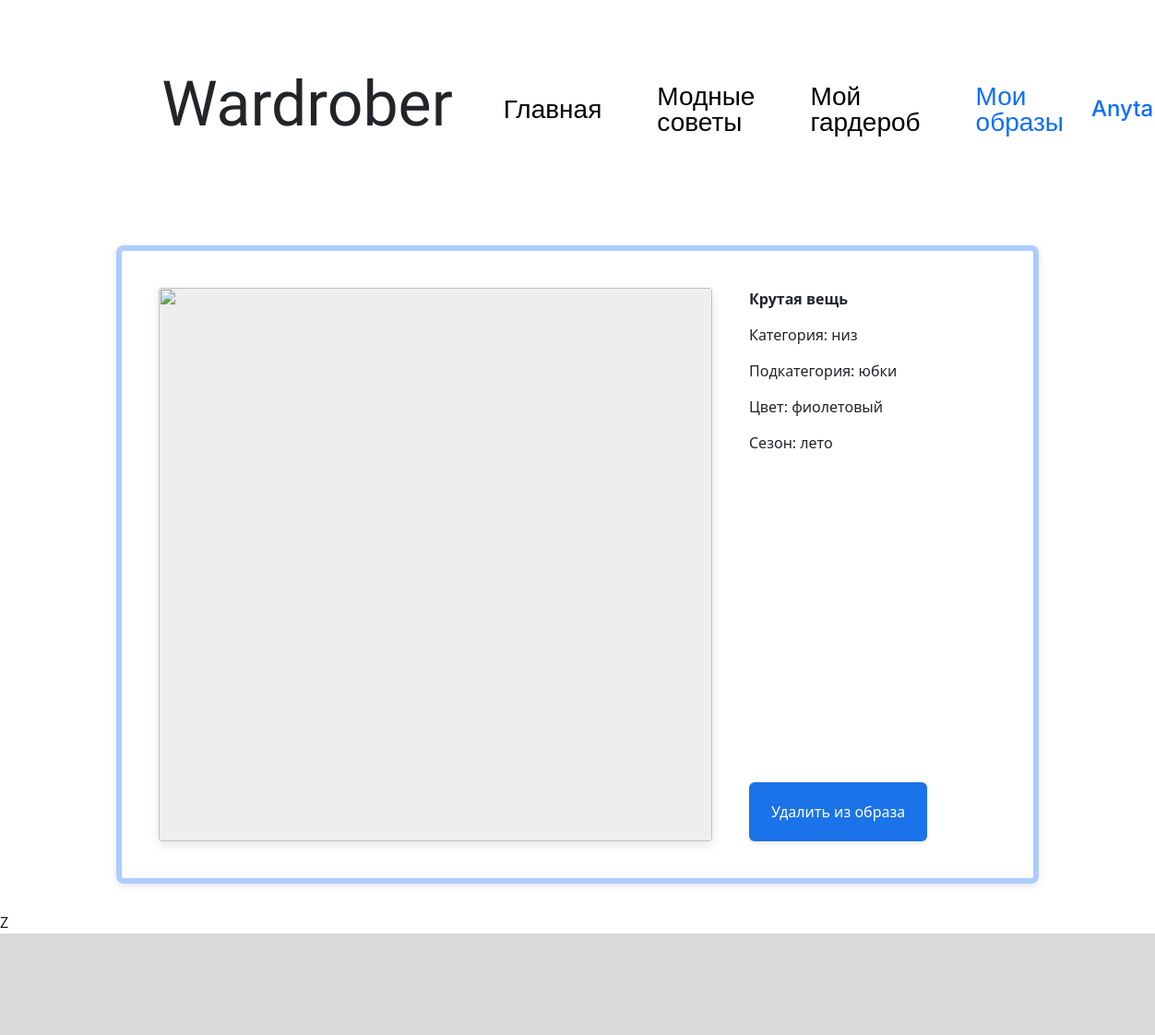
/look/card_of_thing/11 (signed in), run on the app's committed database.
### data/users.py (models this page shows, shortened)
class User(SqlAlchemyBase, UserMixin, SerializerMixin):
    __tablename__ = 'users'
    id = sqlalchemy.Column(sqlalchemy.Integer,
                           primary_key=True, autoincrement=True)
    name = sqlalchemy.Column(sqlalchemy.String, nullable=True)
    login = sqlalchemy.Column(sqlalchemy.String, nullable=True)
    hashed_password = sqlalchemy.Column(sqlalchemy.String, nullable=True)
    modified_date = sqlalchemy.Column(sqlalchemy.DateTime,
                                      default=datetime.datetime.now)

### data/wardrobe_items.py (models this page shows)
class WardrobeItem(SqlAlchemyBase, SerializerMixin):
    __tablename__ = 'wardrobeitems'
    id = sqlalchemy.Column(sqlalchemy.Integer,
                           primary_key=True, autoincrement=True)
    user_id = sqlalchemy.Column(sqlalchemy.Integer,sqlalchemy.ForeignKey("users.id"))
    img_url = sqlalchemy.Column(sqlalchemy.String, nullable=True)
    name = sqlalchemy.Column(sqlalchemy.String, nullable=True)
    category_id = sqlalchemy.Column(sqlalchemy.Integer)
    subcategory_id = sqlalchemy.Column(sqlalchemy.Integer)
    season = sqlalchemy.Column(sqlalchemy.String)
    color_id = sqlalchemy.Column(sqlalchemy.Integer)
    user = orm.relationship('User')

### tables this page shows
CREATE TABLE categories (id INTEGER PRIMARY KEY NOT NULL, name VARCHAR NOT NULL);

CREATE TABLE subcategories (id INTEGER PRIMARY KEY NOT NULL, name VARCHAR NOT NULL, parent_id NOT NULL REFERENCES categories (id));

CREATE TABLE colors (id INTEGER PRIMARY KEY NOT NULL, name VARCHAR NOT NULL);

### server.py (the view)
@app.route('/look/card_of_thing/<int:item_id>')
def look_item(item_id):
    look_id = request.args.get('look_id')
    db_sess = db_session.create_session()
    query = text(
        f"SELECT name, color_id, category_id, subcategory_id, season, img_url FROM wardrobeitems WHERE id = {item_id}")
    items = db_sess.execute(query).fetchone()
    itt = [items[0]]
    query = text(f"SELECT name FROM colors WHERE id = {items[1]}")
    itt.append(db_sess.execute(query).fetchone()[0].lower())
    query = text(f"SELECT name FROM categories WHERE id = {items[2]}")
    itt.append(db_sess.execute(query).fetchone()[0])
    if items[3] != -1:
        query = text(f"SELECT name FROM subcategories WHERE id = {items[3]}")
        itt.append(db_sess.execute(query).fetchone()[0])
    else:
        itt.append(-1)
    itt.append(items[-2].lower())
    itt.append(items[-1].lower())
    return render_template('card_of_thing_look.html', item=itt, path=request.path, item_id=item_id, look_id=look_id)

### data/db_session.py (called while the page is built)
def create_session() -> Session:
    global __factory
    return __factory()

### server.py (called while the page is built)
@login_manager.user_loader
def load_user(user_id):
    db_sess = db_session.create_session()
    user_id = db_sess.query(User).get(user_id)
    db_sess.close()
    return user_id

### templates/card_of_thing_look.html
{% extends "base.html" %}
{% block content %}
{% if current_user.is_authenticated %}
<div class="container_crd_add">
    <img class="item-image_crd_add" src="/static/users_images/{{item[-1]}}"/>
    <div class="content-right_crd_add">
        <div class="item-details_crd_add">
            <p><strong>{{item[0]}}</strong></p>
            {% if item[2] != -1 %}
            <p>Категория: {{item[2]}}</p>
            {% endif %}
            {% if item[3] != -1 %}
            <p>Подкатегория: {{item[3]}}</p>
            {% endif %}
            <p>Цвет: {{item[1]}}</p>
            {% if item[4] != 'a' %}
            <p>Сезон: {{item[4]}}</p>
            {% endif %}
        </div>
        <div class="buttons_crd_add">
            <a href="/del_item_from_look?item_id={{item_id}}&look_id={{look_id}}" class="btn_crd_add btn-add_crd_add">Удалить из образа</a>
        </div>
    </div>
</div>
{% endif %}Z
{% endblock %}

### templates/base.html (shortened to what this page needs)
<!doctype html>
<html lang="en">
<head>
    <link href="https://cdn.jsdelivr.net/npm/bootstrap@5.3.3/dist/css/bootstrap.min.css"
          rel="stylesheet"
>
    <link rel="stylesheet" type="text/css" href="/static/css/style.css"/>
</head>
<body>
<header>
    <nav>
        <h1 class="main-name">Wardrober</h1>
        {% if path == '/' %}
        <a href="/" class="nav-item" style="color:#0D6EFD;">Главная</a>
        {% else %}
        <a href="/" class="nav-item" style="color:#000000;">Главная</a>
        {% endif %}
        {% if 'advice' in path %}
        <a href="/advices" class="nav-item" style="color:#0D6EFD;">Модные советы</a>
        {% else %}
        <a href="/advices" class="nav-item" style="color:#000000;">Модные советы</a>
        {% endif %}
        {% if 'wardrobe' in path %}
        <a href="/wardrobe" class="nav-item" style="color:#0D6EFD;">Мой гардероб</a>
        {% else %}
        <a href="/wardrobe" class="nav-item" style="color:#000000;">Мой гардероб</a>
        {% endif %}
        {% if 'look' in path %}
        <a href="/look" class="nav-item" style="color:#0D6EFD;">Мои образы</a>
        {% else %}
        <a href="/look" class="nav-item" style="color:#000000;">Мои образы</a>
        {% endif %}
        {% if current_user.is_authenticated %}
        <a id="user-name" href="/logout">{{ current_user.name }}</a>
        {% else %}
        <a href="/login" class="btn btn-primary mybtn">Вход</a>
        {% endif %}
    </nav>
</header>
<main role="main" class="container">
    {% block content %}{% endblock %}
</main>
<div id="bottom"></div>
</body>
</html>

### static/css/style.css (style rules this page uses)
body { display: flex; flex-direction: column; min-height: 100vh; }
.container { margin: 0px 0px 0px 0px; padding: 0px 0px 0px 0px; max-width: 100vw; flex: 1; }
#bottom { background-color: #D9D9D9; margin: 40px, 0, 0, 0; height: 110px; width: 100vw; }
nav { display: flex; justify-content: space-between; align-items: center; margin: 60px 14vw 60px 14vw; }
.main-name { font-family: "Italianno", cursive; font-weight: 400; font-size: 68px; font-style: normal; margin-right: 2vw; }
.nav-item, .mybtn { font-family: "Inter", sans-serif; font-size: 28px; font-weight: 300; font-style: normal; text-decoration: none; margin: 30px; line-height: 100%; }
#user-name { font-family: "Inter", sans-serif; font-size: 24px; font-weight: 500; font-style: normal; text-decoration: none; }
.container_crd_add { max-width: 1000px; padding: 40px; gap: 40px; margin: 30px auto; background-color: #fff; border-radius: 8px; box-shadow: 0 2px 10px rgba(0,0,0,0.1); display: flex; border: 6px solid #ACCDFE }
.item-image_crd_add { width: 600px; height: 600px; object-fit: contain; border-radius: 9px; box-shadow: 0 4px 12px rgba(0,0,0,0.1); transition: transform 0.3s ease; background-color: #eee; display: flex; align-items: center; justify-content: center; border-radius: 4px; color: #999; font-size: 18px; flex-shrink: 0; }
.content-right_crd_add { flex: 1; display: flex; flex-direction: column; }
.item-details_crd_add { margin-bottom: 30px; }
.item-details_crd_add p { margin-bottom: 15px; font-size: 16px; text-align: left; }
.buttons_crd_add { display: flex; gap: 15px; margin-top: auto; }
.btn_crd_add { padding: 10px 20px; border: none; border-radius: 4px; font-size: 16px; cursor: pointer; transition: background-color 0.3s; }
.btn-add_crd_add { display: inline-block; padding: 20px 24px; background-color: #1A73E8; color: white; text-align: center; text-decoration: none; border: none; border-radius: 6px; font-size: 16px; font-weight: 500; cursor: pointer; transition: all 0.3s ease; box-shadow: 0 2px 5px rgba(0,0,0,0.1); }

### data on the page
User: name "Anyta"
WardrobeItem: name "Крутая вещь", season "лето"
categories: name "низ"
subcategories: name "юбки"
colors: name "фиолетовый"
